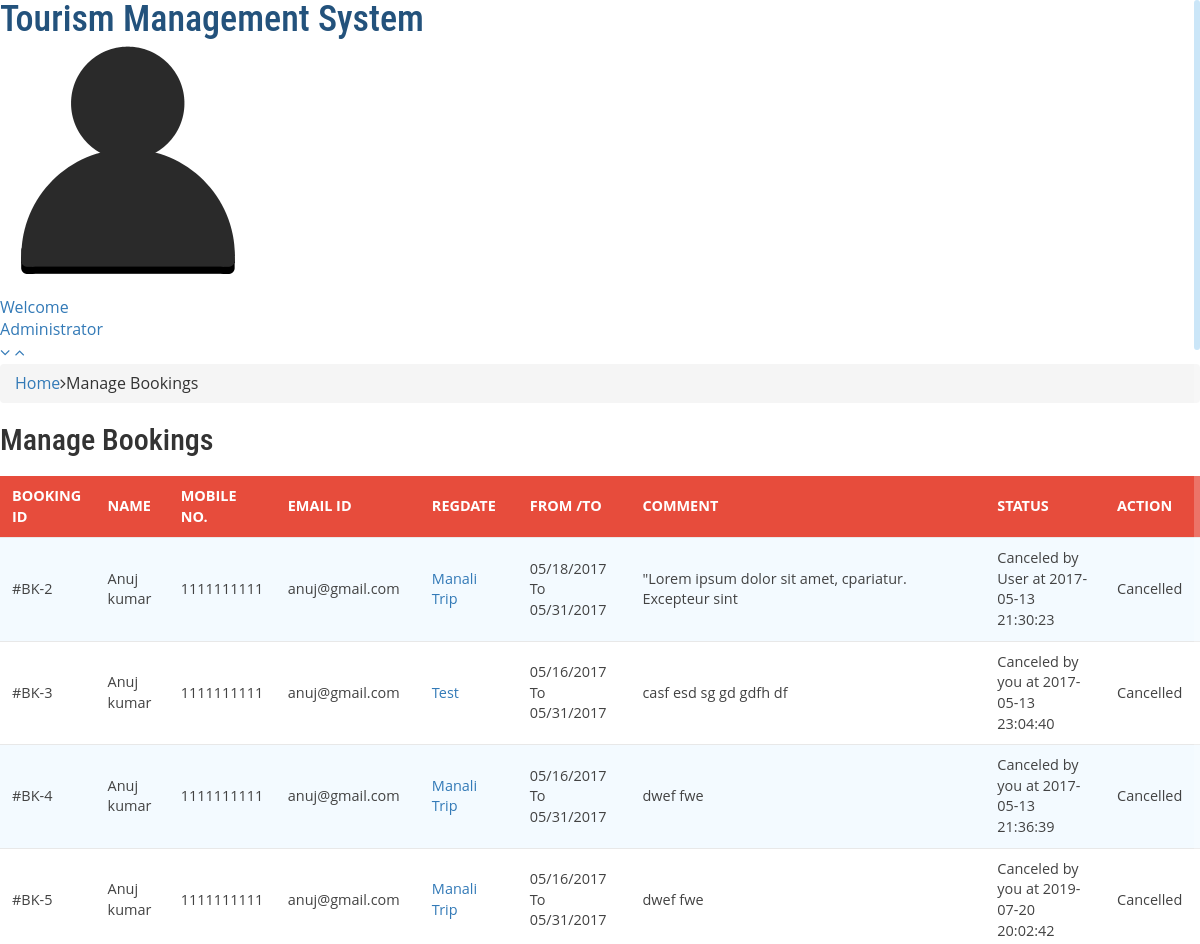
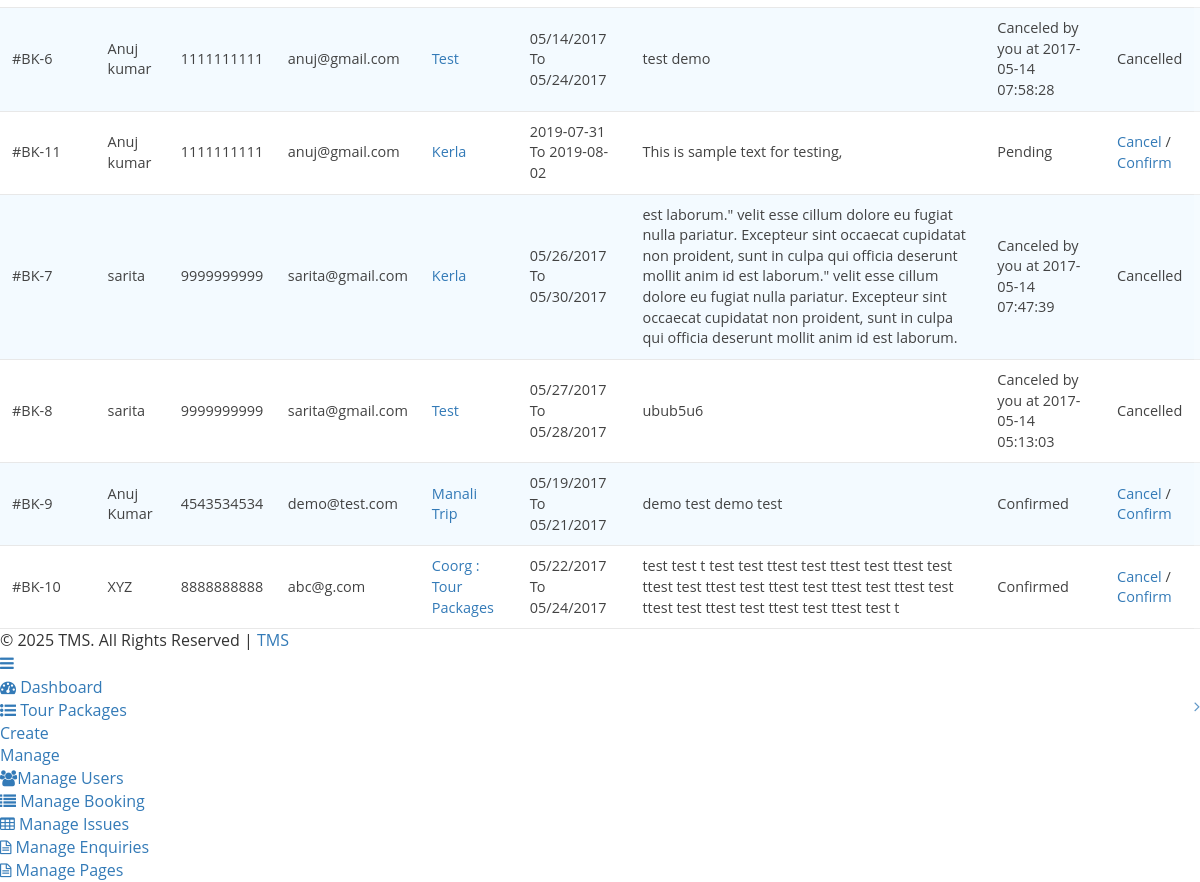
The app's page /manage-bookings.php (signed in) with its own data (2 pictures, top to bottom).
### tables this page shows
CREATE TABLE `tblusers` (
  `id` int(11) NOT NULL,
  `FullName` varchar(100) DEFAULT NULL,
  `MobileNumber` char(10) DEFAULT NULL,
  `EmailId` varchar(70) DEFAULT NULL,
  `Password` varchar(100) DEFAULT NULL,
  `RegDate` timestamp NULL DEFAULT current_timestamp(),
  `UpdationDate` timestamp NULL DEFAULT NULL ON UPDATE current_timestamp()
);

CREATE TABLE `tblbooking` (
  `BookingId` int(11) NOT NULL,
  `PackageId` int(11) DEFAULT NULL,
  `UserEmail` varchar(100) DEFAULT NULL,
  `FromDate` varchar(100) DEFAULT NULL,
  `ToDate` varchar(100) DEFAULT NULL,
  `Comment` mediumtext DEFAULT NULL,
  `RegDate` timestamp NULL DEFAULT current_timestamp(),
  `status` int(11) DEFAULT NULL,
  `CancelledBy` varchar(5) DEFAULT NULL,
  `UpdationDate` timestamp NULL DEFAULT NULL ON UPDATE current_timestamp()
);

CREATE TABLE `tbltourpackages` (
  `PackageId` int(11) NOT NULL,
  `PackageName` varchar(200) DEFAULT NULL,
  `PackageType` varchar(150) DEFAULT NULL,
  `PackageLocation` varchar(100) DEFAULT NULL,
  `PackagePrice` int(11) DEFAULT NULL,
  `PackageFetures` varchar(255) DEFAULT NULL,
  `PackageDetails` mediumtext DEFAULT NULL,
  `PackageImage` varchar(100) DEFAULT NULL,
  `Creationdate` timestamp NULL DEFAULT current_timestamp(),
  `UpdationDate` timestamp NULL DEFAULT NULL ON UPDATE current_timestamp()
);

### manage-bookings.php (the view, shortened to what this page needs)
<?php
include('includes/config.php');
if(strlen($_SESSION['alogin'])==0)
	{
header('location:index.php');
}
else{
	?>
<!DOCTYPE HTML>
<html>
<head>
<link href="css/bootstrap.min.css" rel='stylesheet' type='text/css' />
<link href="css/style.css" rel='stylesheet' type='text/css' />
<link rel="stylesheet" href="css/morris.css" type="text/css"/>
<link href="css/font-awesome.css" rel="stylesheet">
<link rel="stylesheet" type="text/css" href="css/table-style.css" />
<link rel="stylesheet" type="text/css" href="css/basictable.css" />
<link rel="stylesheet" href="css/icon-font.min.css" type='text/css' />
</head>
<body>
   <div class="page-container">
<div class="left-content">
	   <div class="mother-grid-inner">
				<?php include('includes/header.php');?>
				</div>
<ol class="breadcrumb">
                <li class="breadcrumb-item"><a href="index.html">Home</a><i class="fa fa-angle-right"></i>Manage Bookings</li>
            </ol>
<div class="agile-grids">
				<div class="agile-tables">
					<div class="w3l-table-info">
					  <h2>Manage Bookings</h2>
					    <table id="table">
						<thead>
						  <tr>
						  <th>Booking id</th>
							<th>Name</th>
							<th>Mobile No.</th>
							<th>Email Id</th>
							<th>RegDate </th>
							<th>From /To </th>
							<th>Comment </th>
							<th>Status </th>
							<th>Action </th>
						  </tr>
						</thead>
						<tbody>
<?php $sql = "SELECT tblbooking.BookingId as bookid,tblusers.FullName as fname,tblusers.MobileNumber as mnumber,tblusers.EmailId as email,tbltourpackages.PackageName as pckname,tblbooking.PackageId as pid,tblbooking.FromDate as fdate,tblbooking.ToDate as tdate,tblbooking.Comment as comment,tblbooking.status as status,tblbooking.CancelledBy as cancelby,tblbooking.UpdationDate as upddate from tblusers join  tblbooking on  tblbooking.UserEmail=tblusers.EmailId join tbltourpackages on tbltourpackages.PackageId=tblbooking.PackageId";
$query = $dbh -> prepare($sql);
$query->execute();
$results=$query->fetchAll(PDO::FETCH_OBJ);
$cnt=1;
if($query->rowCount() > 0)
{
foreach($results as $result)
{				?>
						  <tr>
							<td>#BK-<?php echo htmlentities($result->bookid);?></td>
							<td><?php echo htmlentities($result->fname);?></td>
							<td><?php echo htmlentities($result->mnumber);?></td>
							<td><?php echo htmlentities($result->email);?></td>
							<td><a href="update-package.php?pid=<?php echo htmlentities($result->pid);?>"><?php echo htmlentities($result->pckname);?></a></td>
							<td><?php echo htmlentities($result->fdate);?> To <?php echo htmlentities($result->tdate);?></td>
								<td><?php echo htmlentities($result->comment);?></td>
								<td><?php if($result->status==0)
{
echo "Pending";
}
if($result->status==1)
{
echo "Confirmed";
}
if($result->status==2 and  $result->cancelby=='a')
{
echo "Canceled by you at " .$result->upddate;
}
if($result->status==2 and $result->cancelby=='u')
{
echo "Canceled by User at " .$result->upddate;
}
?></td>
<?php if($result->status==2)
{
	?><td>Cancelled</td>
<?php } else {?>
<td><a href="manage-bookings.php?bkid=<?php echo htmlentities($result->bookid);?>" onclick="return confirm('Do you really want to cancel booking')" >Cancel</a> / <a href="manage-bookings.php?bckid=<?php echo htmlentities($result->bookid);?>" onclick="return confirm('Do you really want to confirm booking')" >Confirm</a></td>
<?php }?>
						  </tr>
						 <?php $cnt=$cnt+1;} }?>
						</tbody>
					  </table>
					</div>
			</div>
<?php include('includes/footer.php');?>
</div>
</div>
						<?php include('includes/sidebarmenu.php');?>
							</div>
</body>
</html>
<?php } ?>

### style.css (style rules this page uses)
html, body { font-size: 100%; background: #fff; font-family: 'Open Sans', sans-serif; }
body a,.grid_1,plan_1,plan_1.one,plan_1.two,i.icon1, i.icon2, i.icon3, i.icon4, i.icon5, i.icon6 { transition:0.5s all; -webkit-transition:0.5s all; -moz-transition:0.5s all; -o-transition:0.5s all; -ms-transition:0.5s all; }
h1,h2,h3,h4,h5,h6 { margin:0; font-family: 'Roboto Condensed', sans-serif; }

### table-style.css (style rules this page uses)
table { background: white; border-collapse: collapse; margin: 1.25em 0 0; width: 100%; }
table tr, table th, table td { border: none; border-bottom: 1px solid #e8e8e8; font-size: .95em; }
table th, table td { padding: 10px 12px; text-align: left; }
table th { background: #e74c3c; color: #fff; text-transform: uppercase; }
table tr td { background: #f3faff; color: #424242; }
table tr:nth-of-type(2n+2) td { background: #ffffff; }
table { width: 100%; }

### records on screen
tblusers: tblbooking.BookingId "2", FullName "Anuj kumar", MobileNumber "1111111111", EmailId "anuj@gmail.com", tbltourpackages.PackageName "Manali Trip", tblbooking.FromDate "05/18/2017", tblbooking.ToDate "05/31/2017", tblbooking.Comment "\"Lorem ipsum dolor sit amet, cpariatur. Excepteur sint", tblbooking.UpdationDate "2017-05-13 21:30:23", shows "Cancelled", tblbooking.BookingId "3", tbltourpackages.PackageName "Test", tblbooking.FromDate "05/16/2017", tblbooking.Comment "casf esd sg gd gdfh df", tblbooking.UpdationDate "2017-05-13 23:04:40", tblbooking.BookingId "4", tblbooking.Comment "dwef fwe", tblbooking.UpdationDate "2017-05-13 21:36:39", tblbooking.BookingId "5", tblbooking.UpdationDate "2019-07-20 20:02:42", tblbooking.BookingId "6", tblbooking.FromDate "05/14/2017", tblbooking.ToDate "05/24/2017", tblbooking.Comment "test demo", tblbooking.UpdationDate "2017-05-14 07:58:28", tblbooking.BookingId "11", tbltourpackages.PackageName "Kerla", tblbooking.FromDate "2019-07-31", tblbooking.ToDate "2019-08-02", tblbooking.Comment "This is sample text for testing,", shows "Pending"
tblusers: tblbooking.BookingId "7", FullName "sarita", MobileNumber "9999999999", EmailId "sarita@gmail.com", tbltourpackages.PackageName "Kerla", tblbooking.FromDate "05/26/2017", tblbooking.ToDate "05/30/2017", tblbooking.Comment "est laborum.\" velit esse cillum dolore eu fugiat nulla pariatur. Excepteur sint occaecat cupidatat non proident, sunt in culpa qui officia deserunt mollit anim id est laborum.\" velit esse cillum dolore eu fugiat nulla pariatur. Excepteur sint occaecat cupidatat non proident, sunt in culpa qui officia deserunt mollit anim id est laborum.", tblbooking.UpdationDate "2017-05-14 07:47:39", shows "Cancelled", tblbooking.BookingId "8", tbltourpackages.PackageName "Test", tblbooking.FromDate "05/27/2017", tblbooking.ToDate "05/28/2017", tblbooking.Comment "ubub5u6", tblbooking.UpdationDate "2017-05-14 05:13:03"
tblusers: tblbooking.BookingId "9", FullName "Anuj Kumar", MobileNumber "4543534534", EmailId "demo@test.com", tbltourpackages.PackageName "Manali Trip", tblbooking.FromDate "05/19/2017", tblbooking.ToDate "05/21/2017", tblbooking.Comment "demo test demo test", shows "Confirmed"
tblusers: tblbooking.BookingId "10", FullName "XYZ", MobileNumber "8888888888", EmailId "abc@g.com", tbltourpackages.PackageName "Coorg : Tour Packages", tblbooking.FromDate "05/22/2017", tblbooking.ToDate "05/24/2017", tblbooking.Comment "test test t test test ttest test ttest test ttest test ttest test ttest test ttest test ttest test ttest test ttest test ttest test ttest test ttest test t", shows "Confirmed"
